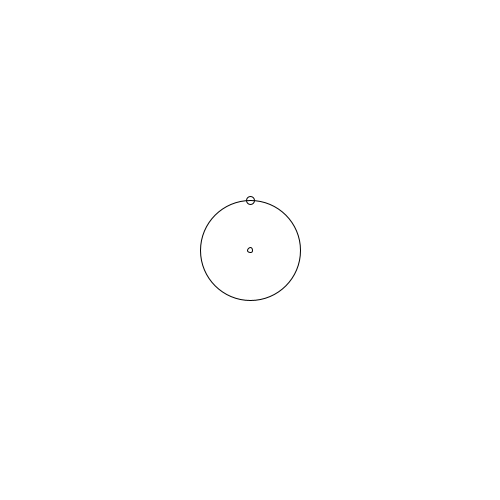
Frame 1 (no input)
Frame 60 (the mouse pressed at the canvas centre just before this capture): identical to frame 1, image omitted
Frame 120 (the mouse held since frame 60 and released just before this capture): identical to frame 1, image omitted

The Processing sketch that drew this single still picture (run headless with seeded random() and noise(); from frame 60 on, the mouse is pressed at the canvas centre):

// Processing sketch: sketch_1_posicionandoEnEnCirculo
// ── sketch_1_posicionandoEnEnCirculo.pde
float posX, posY;
float radio;
float centroX, centroY;

void setup(){
  size(500,500);
  radio = 50;
  centroX = width/2;
  centroY = height/2;
}


void draw(){
  background(255);
  noFill();
  ellipse(centroX, centroY, radio*2, radio*2);
  ellipse(centroX, centroY, 5,5);
  
  posX = centroX + cos(radians(270)) * radio;
  posY = centroY + sin(radians(270)) * radio;
  
  ellipse (posX, posY, 8, 8);
  
}
